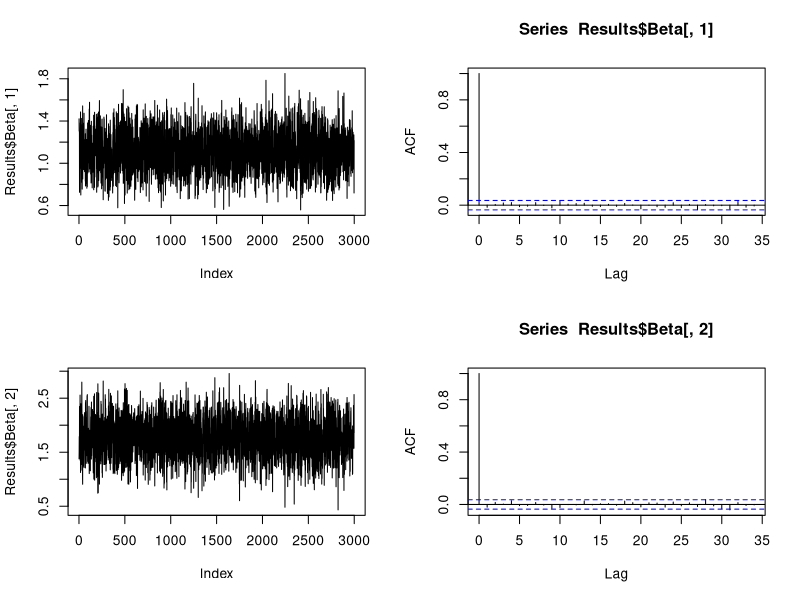
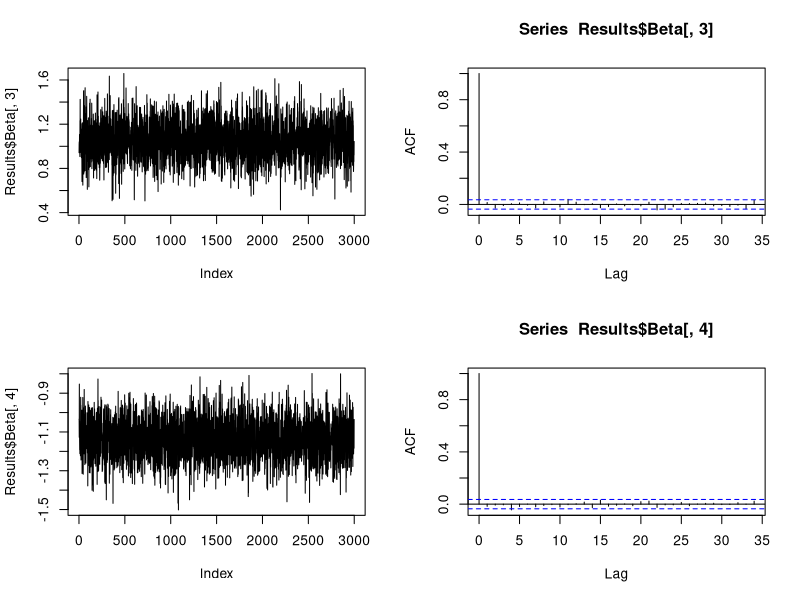
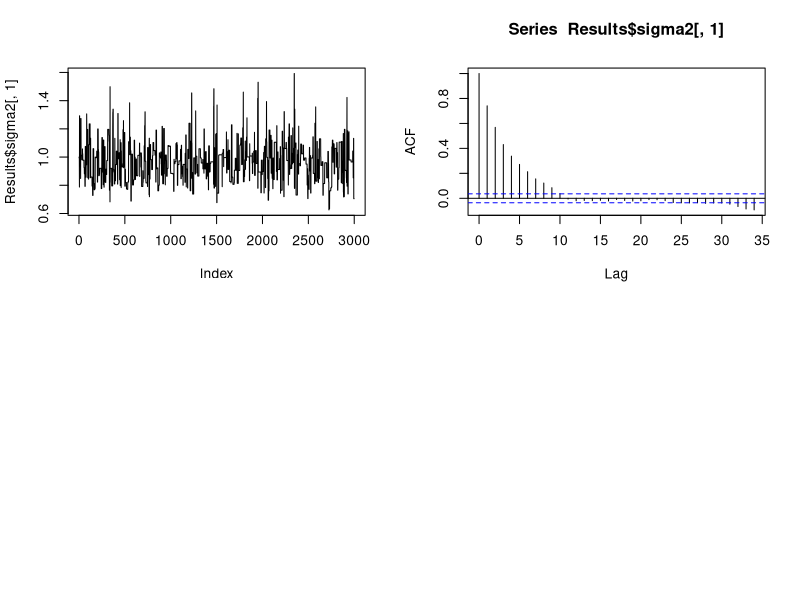
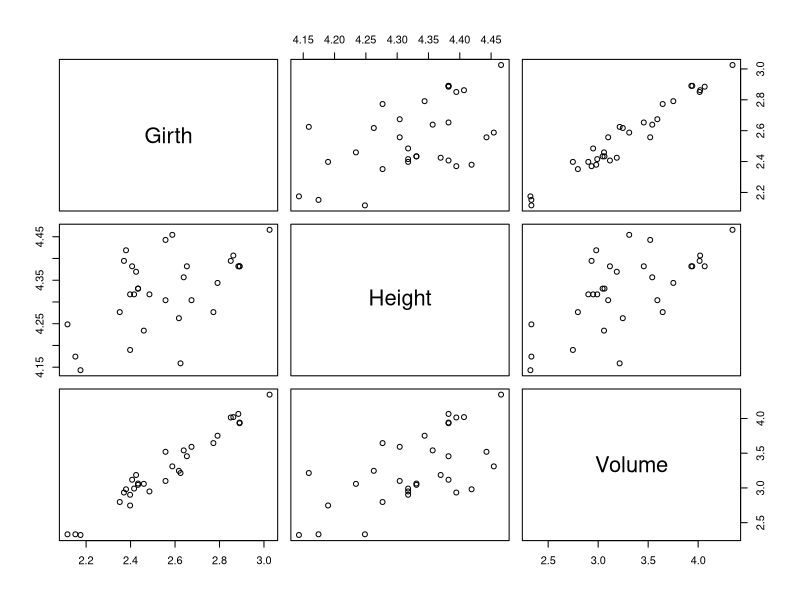
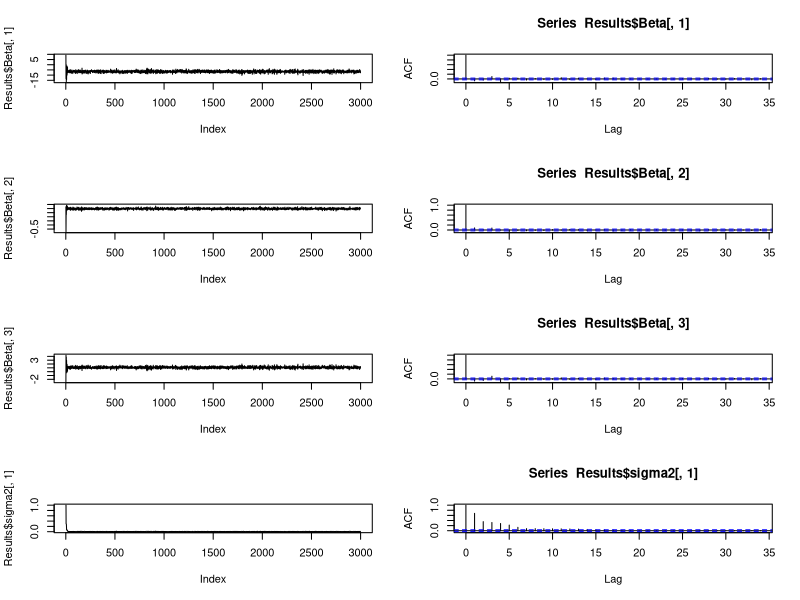
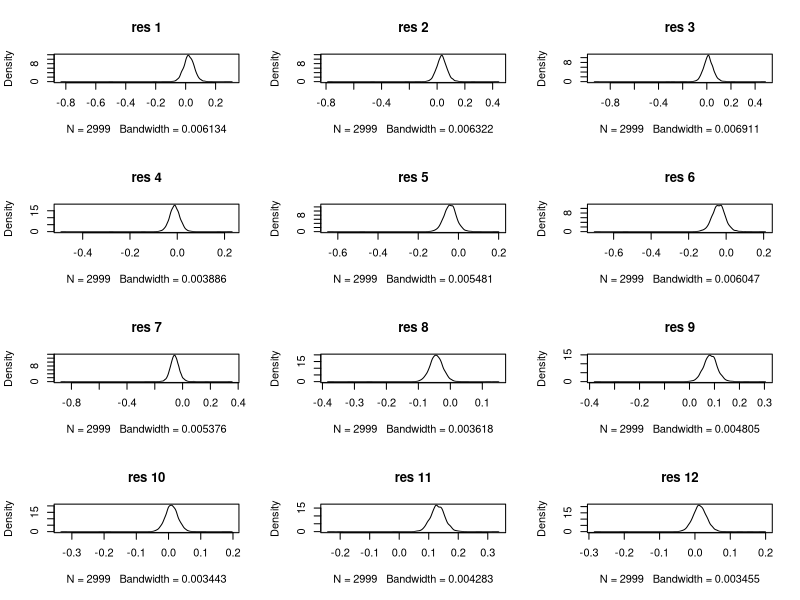
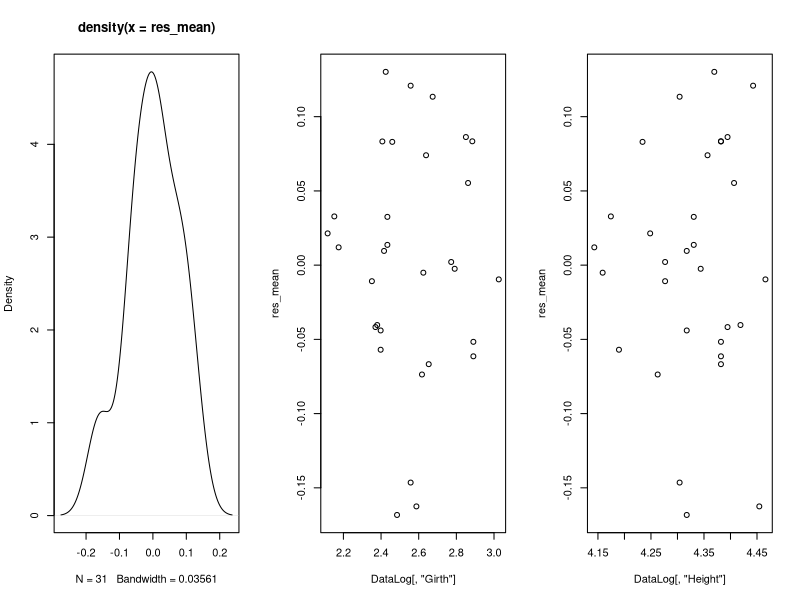
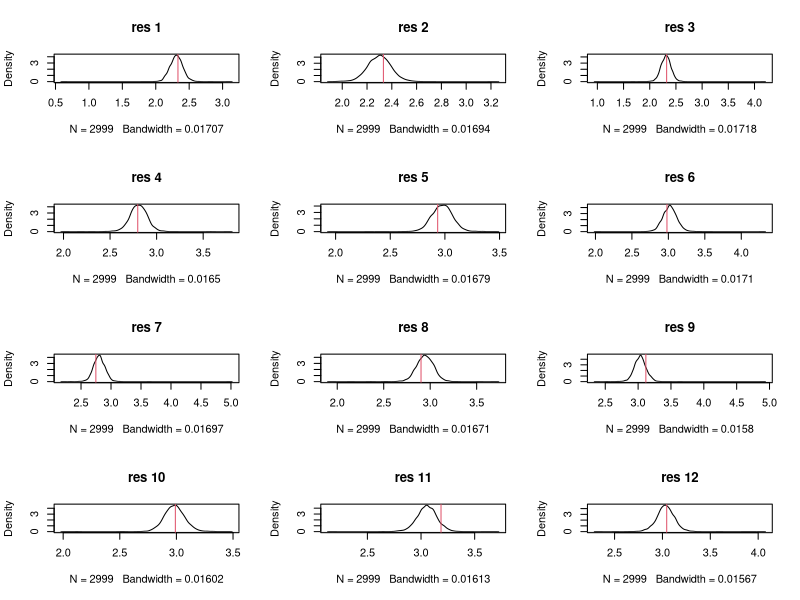

Here is the R script that generated these plots, in order:
#### #### #### #### #### #### #### ####
#### Stima modelli Lineare - MCMC
#### #### #### #### #### #### #### ####

# definiamo la funzione che ci permette di simulare da una
# normale multivariata e calcolarne la densità
rmnorm=function(n = 1, mean = rep(0, d), varcov)
{
  d <- if (is.matrix(varcov))
    ncol(varcov)
  else 1
  z <- matrix(rnorm(n * d), n, d) %*% chol(varcov)
  y <- t(mean + t(z))
  return(y)
}
dmnorm=function (x, mean = rep(0, d), varcov, log = FALSE)
{
  d <- if (is.matrix(varcov))
    ncol(varcov)
  else 1
  if (d > 1 & is.vector(x))
    x <- matrix(x, 1, d)
  n <- if (d == 1)
    length(x)
  else nrow(x)
  X <- t(matrix(x, nrow = n, ncol = d)) - mean
  Q <- apply((solve(varcov) %*% X) * X, 2, sum)
  logDet <- sum(logb(abs(diag(qr(varcov)[[1]]))))
  logPDF <- as.vector(Q + d * logb(2 * pi) + logDet)/(-2)
  if (log)
    logPDF
  else exp(logPDF)
}

## ## ## ## ## ##
## Modello Lneare - MCMC
## ## ## ## ## ##

ModLin = function(formula,  beta.mean, beta.variance,sigma2.a, sigma2.b, start.beta, start.sigma2, iter, burnin, thin, Data, sd.prop = 1)
{

  ### Definiamo l'osservazioni e la matrice X
  Cov     = model.matrix(formula,Data)
  NameObs = as.character(terms(formula)[[2]])
  Obs     = Data[,NameObs,drop=F] # drop serve a fare in modo che il risultato sia ancora una matrice

  nbeta = ncol(Cov)
  nobs  = nrow(Cov)

  ### definisco quanti campioni a posteriori devo salvare
  ### e gi oggetti che ritorna la funzione
  NsampleSave     = floor((iter-burnin)/thin)
  BetaSave        = matrix(NA,ncol=nbeta, nrow=NsampleSave )
  sigma2Save      = matrix(NA,ncol=1, nrow=NsampleSave )

  ### definisco i valori correnti di beta e sigma2
  betaMCMC   = start.beta
  sigma2MCMC = start.sigma2



  ## oggetti utili per l'MCMC
  appSamp = burnin
  i = 1
  XtX = t(Cov[i,,drop=F])%*%Cov[i,,drop=F]
  Xty = t(Cov[i,,drop=F])*Obs[i,1]
  for(i in 2:nobs)
  {
    XtX = XtX+t(Cov[i,,drop=F])%*%Cov[i,,drop=F]
    Xty = Xty+t(Cov[i,,drop=F])*Obs[i,1]
  }
  for(iMCMC in 1:NsampleSave)
  {
    for(jMCMC in 1:appSamp)
    {
      ## ## ## ## ## ## ## ##
      ## campioniamo Beta
      ## ## ## ## ## ## ## ##

      # prior parameters
      Vpost = solve(beta.variance)
      Mpost = solve(beta.variance)%*%matrix(beta.mean,ncol=1)

      # contributi delle osservazioni
      Vpost = Vpost+XtX/sigma2MCMC
      Mpost = Mpost+Xty/sigma2MCMC

      Vpost = solve(Vpost)
      Mpost = Vpost%*%Mpost

      #simlazione Gibbs
      betaMCMC = rmnorm(1,Mpost,Vpost)

      ## ## ## ## ## ## ## ##
      ## campioniamo sigma2 _ Metropolis
      ## ## ## ## ## ## ## ##

      # propongo  un nuovo valore
      sigma2prop = exp(rnorm(1,log(sigma2MCMC),sd.prop))

      # calcolo l'acceptance rate
      # potete scrivelo in due modi
      # 1) la distribuzione proposal è un log normale (esponenziale di una normale) e la prior gamma
      # 2) invece di sigma2 lavoriamo con tau=log(sigma2), che ha proposal simmetrica, e la prior la dobbiamo trovare
      # con la regola di trasformazioni di variabili:
      # f(tau) = f(sigma2(tau)) |d sigma2(tau) / d tau|
      # il second metodo, che è quello che usiamo, ha il vantaggio
      # che essendo la proposa simmetrica, si semplifica nel
      # calcolo di alpha

      # prior contribtion di tau
      logalpha = 0
      logalpha = logalpha+dgamma(sigma2prop, shape=sigma2.a, rate= sigma2.b,log=T)+log(sigma2prop)
      logalpha = logalpha-(dgamma(sigma2MCMC, shape=sigma2.a, rate= sigma2.b,log=T)+log(sigma2MCMC))

      # likelihood contribution
      for(i in 1:nobs)
      {
        logalpha = logalpha+dnorm(Obs[i,],Cov[i,,drop=F]%*%matrix(betaMCMC,ncol=1), sigma2prop^0.5, log=T)
        logalpha = logalpha-dnorm(Obs[i,],Cov[i,,drop=F]%*%matrix(betaMCMC,ncol=1), sigma2MCMC^0.5, log=T)
      }

      alpha = min(1,exp(logalpha))

      u = runif(1,0,1)
      if(u<alpha)
      {
        sigma2MCMC = sigma2prop
      }
    }
    appSamp = thin

    BetaSave[iMCMC,]    = betaMCMC
    sigma2Save[iMCMC,]  = sigma2MCMC
  }
  return(list(Beta =BetaSave, sigma2 = sigma2Save ))
}


#### #### #### #### #### #### ####
#### TESTIAMO IL CODICE CON DATI SIMULATI
#### #### #### #### #### #### ####
set.seed(10)
n       = 100
beta    = c(1,2,1,-1)
x1      = runif(n, 0,1)
x2      = runif(n, -1,1)
x3      = rnorm(n, 0,1)
sigma2  = 1
y       = beta[1]+beta[2]*x1+beta[3]*x2+beta[4]*x3+rnorm(n, 0,sigma2^0.5)

Data = data.frame(y =y, x1=x1,x2=x2,x3=x3)


Results = ModLin(
  y ~ x1+x2+x3,
  beta.mean = rep(0,4),
  beta.variance=diag(100,4),
  sigma2.a=1,
  sigma2.b=1,
  start.beta=rep(0,4),
  start.sigma2=1,
  iter=3000,
  burnin=1,
  thin=1,
  Data=Data
)

par(mfrow=c(2,2))
plot(Results$Beta[,1], type="l")
acf(Results$Beta[,1])

plot(Results$Beta[,2], type="l")
acf(Results$Beta[,2])

plot(Results$Beta[,3], type="l")
acf(Results$Beta[,3])

plot(Results$Beta[,4], type="l")
acf(Results$Beta[,4])

plot(Results$sigma2[,1], type="l")
acf(Results$sigma2[,1])
par(mfrow=c(1,1))

#### #### #### #### #### #### ####
#### Utilizziamo dei dati reali
#### #### #### #### #### #### ####

library(datasets)
library(coda)


Dataset = trees
?trees

# la formulazione giusta è probabilmente
# Volume ~= c * Height * Girth^2
# noi quindi la modelliamo come
# E(log(Volume)) = b_1+b_2log(Height)+b_3log(Girth)

## facciamo dei plot
plot(log(Dataset))

# creiamo il dataset

DataLog = log(Dataset)

# il modello lineare
Results = ModLin(
  Volume ~ Girth+Height,
  beta.mean = rep(0,3),
  beta.variance=diag(100,3),
  sigma2.a=1,
  sigma2.b=1,
  start.beta=rep(0,3),
  start.sigma2=1,
  iter=3000,
  burnin=1,
  thin=1,
  Data=DataLog
)

par(mfrow=c(4,2))
plot(Results$Beta[,1], type="l")
acf(Results$Beta[,1])

plot(Results$Beta[,2], type="l")
acf(Results$Beta[,2])

plot(Results$Beta[,3], type="l")
acf(Results$Beta[,3])

plot(Results$sigma2[,1], type="l")
acf(Results$sigma2[,1])
par(mfrow=c(1,1))

summary(DataLog)
## trasformiamo l'output in mcmc (coda)
MCMC_out = cbind(Results$Beta,Results$sigma2)
colnames(MCMC_out) = c(paste("Beta",1:3,sep=""), "sigma")
MCMC_out = as.mcmc(MCMC_out)
summary(MCMC_out)

## calcoliamo i residui
residui_mat = matrix(NA, ncol=nrow(DataLog), nrow=nrow(MCMC_out))
for(i in 1:nrow(MCMC_out))
{
  residui_mat[i,] = DataLog$Volume - as.matrix(cbind(1,(DataLog[,c("Girth","Height")])))%*%matrix(Results$Beta[i,], ncol=1)
}
par(mfrow=c(4,3))
for(i in 1:12)
{
  plot(density(residui_mat[,i]), main=paste("res", i))
}

# calcoliamo la media dei residui e facciamo dei plot
res_mean = colMeans(residui_mat)

par(mfrow=c(1,3))
plot(density(res_mean)) # sembrano bimodali
plot(DataLog[,"Girth"],res_mean)
plot(DataLog[,"Height"],res_mean)

## calcoliamo la matrice della "previsione"
prev_mat = matrix(NA, ncol=nrow(DataLog), nrow=nrow(MCMC_out))
for(i in 1:nrow(MCMC_out))
{
  prev_mat[i,] = rnorm(nrow(DataLog),as.matrix(cbind(1,(DataLog[,c("Girth","Height")])))%*%matrix(Results$Beta[i,], ncol=1),Results$sigma2[i,]^0.5 )
}

# vediamo se i dati cadono nelle distribuzione predittive
par(mfrow=c(4,3))
for(i in 1:12)
{
  plot(density(prev_mat[,i]), main=paste("res", i))
  abline(v=DataLog$Volume[i], col=2)
}

# calcoliamo la forma della distribuzione predittiva dell'osservazione is
is = 1
yseq = seq(2,3,by=0.01)
pred_dens =matrix(0,ncol=length(yseq), nrow=nrow(MCMC_out))
for(i in 1:nrow(MCMC_out))
{
  pred_dens[i,] = dnorm(yseq,sum(cbind(1,DataLog[is,c("Girth","Height")])*Results$Beta[i,]), Results$sigma2[i,]^0.5 )
}
# plottiamo i risultati e confrontiamoli con i capioni dalla predittiva
plot(yseq,colMeans(pred_dens))
lines(density(prev_mat[,is]), col=2)
